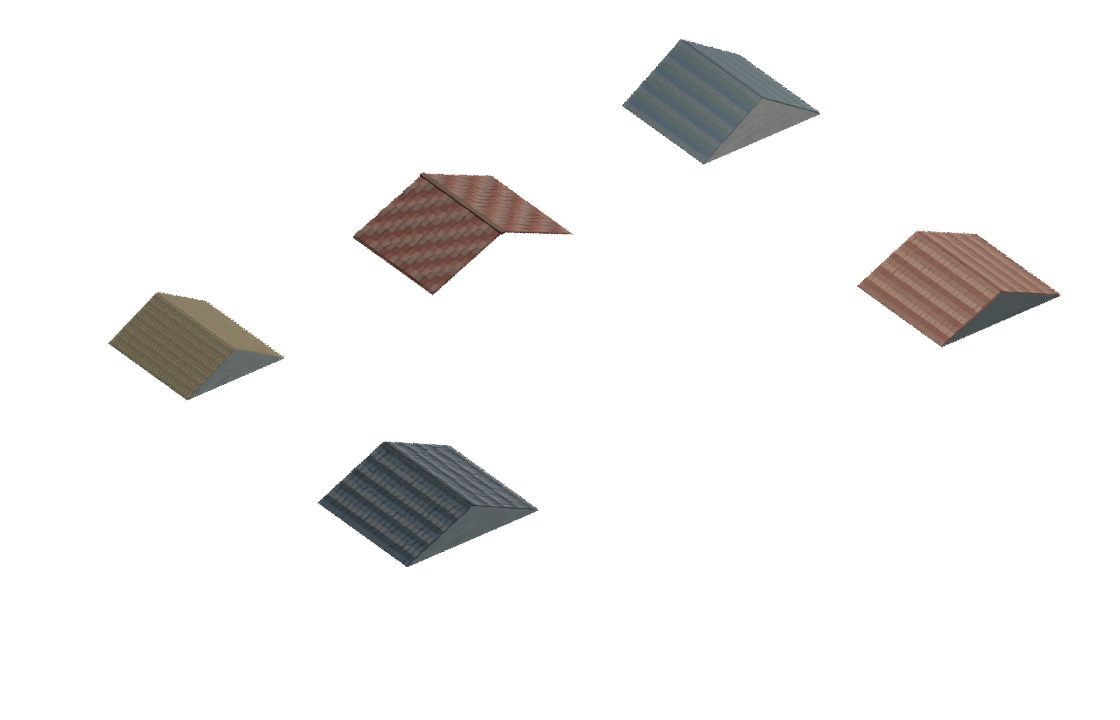
#> input picture assets/environment/greyhaven/a23-review/greyhaven_a23_roof.webp, 1120 x 720 px; the run also reads 1 picture not shown here
$ python crop_greyhaven_a24_roof.py --in-dir ../../assets/environment/greyhaven/a23-review --out-dir out
#> lines starting #> are read from the running program, lines starting #| are printed output that depends on the picture
#!/usr/bin/env python3
"""A2.4 crop-only roof atlas study; preserves per-pixel alpha, browser disabled.

Requires A2.3 reviewed PNG and lossless WebP. Output includes crop box and
position metadata, not game runtime placement or authoritative geometry.
"""
import argparse
import hashlib
import json
from pathlib import Path
from PIL import Image, ImageChops

p=argparse.ArgumentParser()
p.add_argument("--in-dir",type=Path,required=True)
p.add_argument("--out-dir",type=Path,required=True)
p.add_argument("--padding",type=int,default=2)
args=p.parse_args()
assert 0<=args.padding<=16
args.out_dir.mkdir(parents=True,exist_ok=True)
source=args.in_dir/"greyhaven_a23_roof.webp"
reference_png=args.in_dir/"greyhaven_a23_roof.png"
for f in (source,reference_png):
    assert f.is_file(),f
with Image.open(source) as im:
#> im is the input picture: PIL image 1120x720 RGBA; mean R, G, B, A 9, 8.2, 7.8, 20.9
    full=im.convert("RGBA")
with Image.open(reference_png) as im:
    original=im.convert("RGBA")
assert full.size==original.size==(1120,720)
assert ImageChops.difference(full.getchannel("A"),original.getchannel("A")).getbbox() is None
raw_bbox=full.getchannel("A").getbbox()
#> raw_bbox = (108, 39, 1061, 567)
assert raw_bbox
x0,y0,x1,y1=raw_bbox
#> x0 = 108; y0 = 39; x1 = 1061; y1 = 567
p=args.padding
crop_bbox=(max(0,x0-p),max(0,y0-p),min(full.width,x1+p),min(full.height,y1+p))
#> crop_bbox = (106, 37, 1063, 569)
assert crop_bbox[2]>crop_bbox[0] and crop_bbox[3]>crop_bbox[1]
cropped=full.crop(crop_bbox)
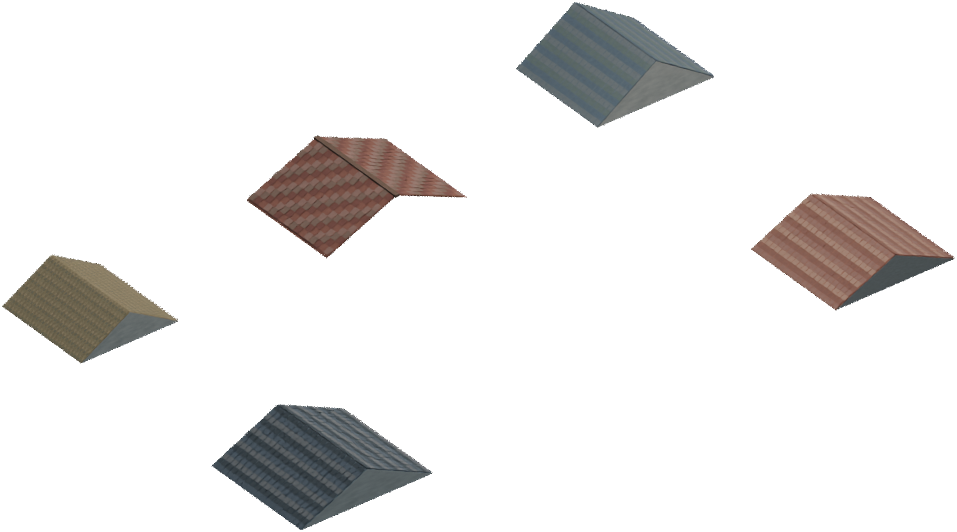
#> cropped: PIL image 957x532 RGBA; mean R, G, B, A 14.2, 13, 12.3, 33.2; transparent parts drawn white
out=args.out_dir/"greyhaven_a24_roof_cropped.webp"
cropped.save(out,format="WEBP",lossless=True,method=6,exact=True)
with Image.open(out) as decoded:
    rebuilt=Image.new("RGBA",full.size,(0,0,0,0))
#> rebuilt: PIL image 1120x720 RGBA; every value is 0
    rebuilt.alpha_composite(decoded.convert("RGBA"),(crop_bbox[0],crop_bbox[1]))
    assert ImageChops.difference(rebuilt.getchannel("A"),full.getchannel("A")).getbbox() is None
    # alpha_composite may write different RGB in fully transparent pixels,
    # only opaque/partial visibly covered pixels must be preserved.
    left=Image.new("RGBA",full.size,(0,0,0,0))
    left.alpha_composite(full)
    assert ImageChops.difference(rebuilt,left).getbbox() is None, (
        "Cropping changed composited pixels"
    )

#> (the run stopped early here; a loop or call above may not have finished)
